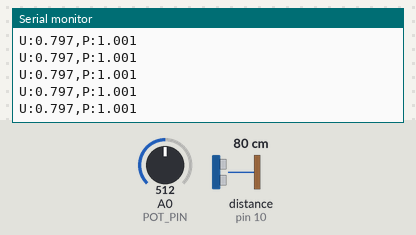
A sketch run on a simulated Arduino Uno, built with avr-gcc and run on an emulated ATmega328P. Parts: the last lines printed to the serial monitor. Wiring (inferred from the names in the program): ultrasonic range finder: trigger pin 9; echo pin 10. Inputs (shaded band) come from the test bench; at power-on: distance to the obstacle (sensor on pin 10) 80 cm, A0 (POT_PIN) = 512. The echo pulse lasts 58.3 µs per cm.

Above: at 1.2 s.
1.3 s: distance to the obstacle (sensor on pin 10) set to 2 cm
At 1.39 s:
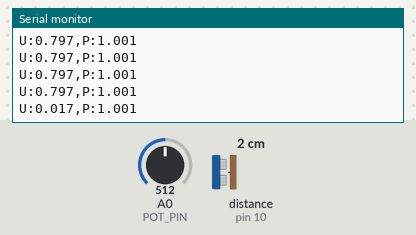
2.8 s: A0 (POT_PIN) set to 716
At 2.81 s:
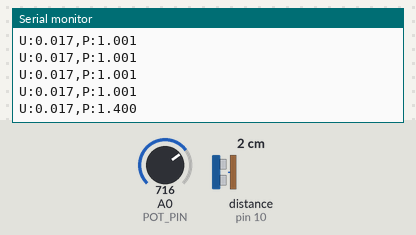
4.3 s: distance to the obstacle (sensor on pin 10) set to 4 cm
At 4.34 s:
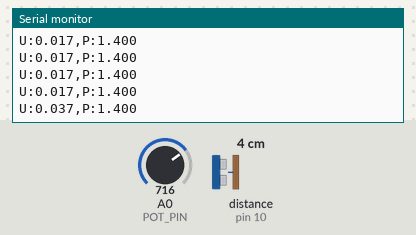
5.8 s: A0 (POT_PIN) set to 900
At 5.87 s:
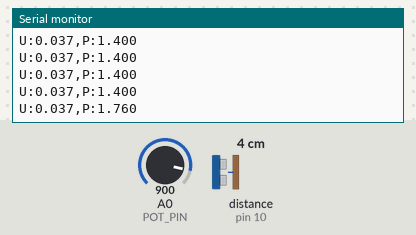
Timing chart, 0 to 8.3 s (numbered marks = the images above; inputs shaded):
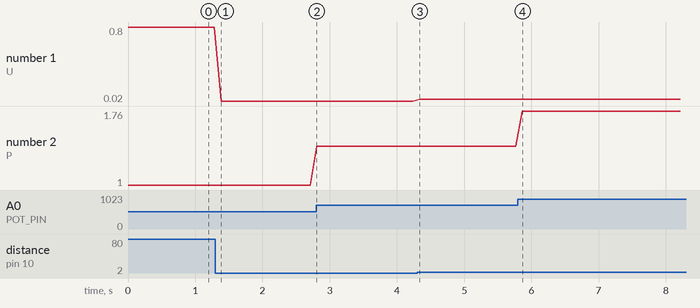

Measured:
- after the input at 1.3 s, the serial monitor: prints a new line after 0.08 s (image 1)
- after the input at 2.8 s, the serial monitor: prints a new line at once (image 2)
- after the input at 4.3 s, the serial monitor: prints a new line at once (image 3)
- after the input at 5.8 s, the serial monitor: prints a new line after 0.07 s (image 4)
- plotted number 1: 0.8 → 0.02 after the input at 1.3 s, 0.02 → 0.04 after the input at 4.3 s
- plotted number 2: 1 → 1.4 after the input at 2.8 s, 1.4 → 1.76 after the input at 5.8 s

The sketch:

sensor_station.ino
```cpp
#define TRIG_PIN 9
#define ECHO_PIN 10
#define POT_PIN A0

void setup() {
  Serial.begin(115200);
  pinMode(TRIG_PIN, OUTPUT);
  pinMode(ECHO_PIN, INPUT);
}

void loop() {
  // --- HC-SR04 ---
  digitalWrite(TRIG_PIN, LOW);
  delayMicroseconds(2);
  digitalWrite(TRIG_PIN, HIGH);
  delayMicroseconds(10);
  digitalWrite(TRIG_PIN, LOW);

  long duration = pulseIn(ECHO_PIN, HIGH, 30000); // 30 ms timeout
  float distance_m = 0.0;
  if (duration > 0) {
    distance_m = (duration * 0.0343) / 2.0 / 100.0; // cm -> m
  }

  // --- Potentiometer (0–2.0 m) ---
  int pot_raw = analogRead(POT_PIN);
  float threshold_m = (pot_raw / 1023.0) * 2.0;

  // --- Serial Protocol: U:<dist>,P:<thresh> ---
  Serial.print("U:");
  Serial.print(distance_m, 3);
  Serial.print(",P:");
  Serial.println(threshold_m, 3);

  delay(100); // 10 Hz
}
```
